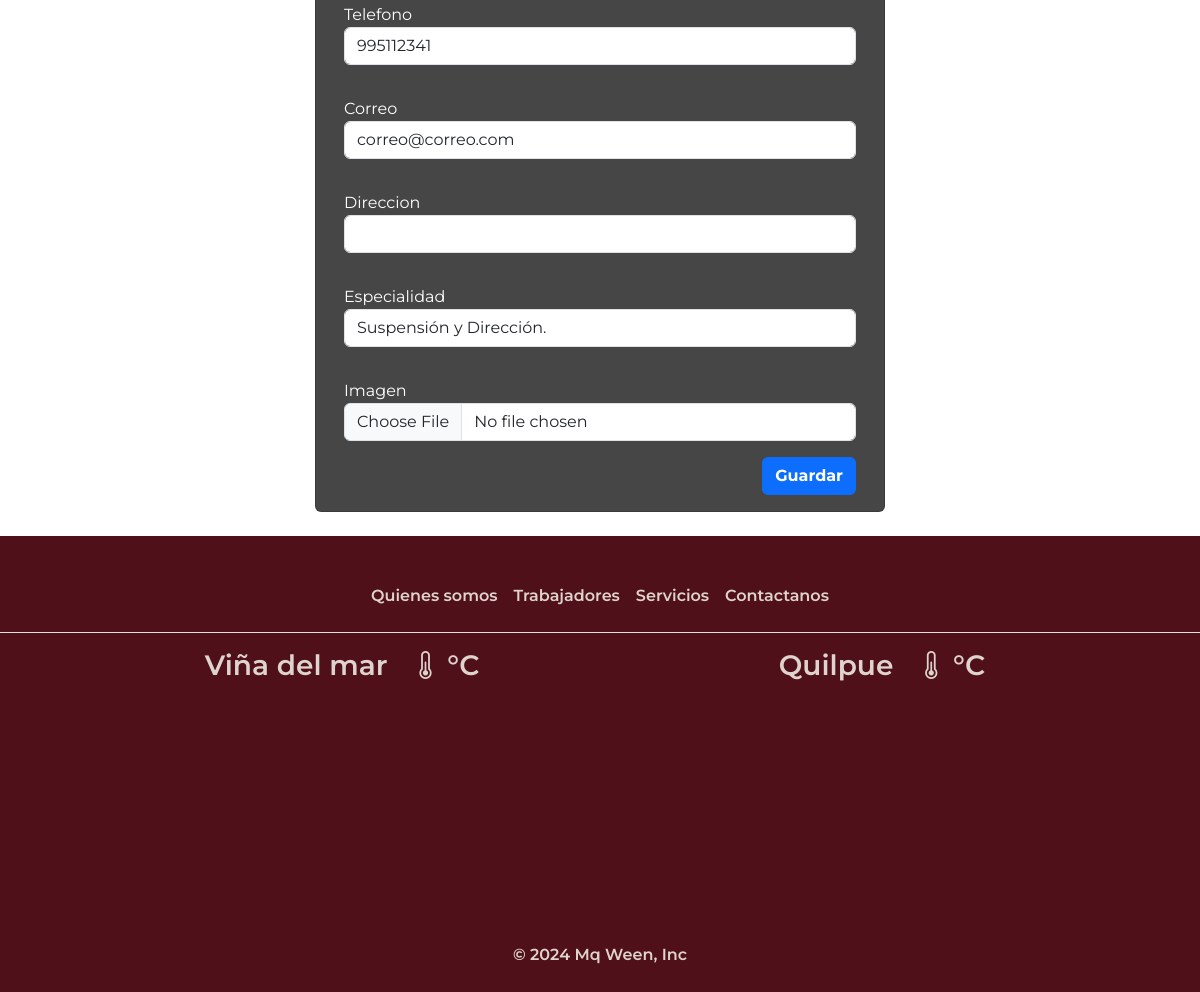
The app's page /mecanico_add/3/ (lower part), older data.
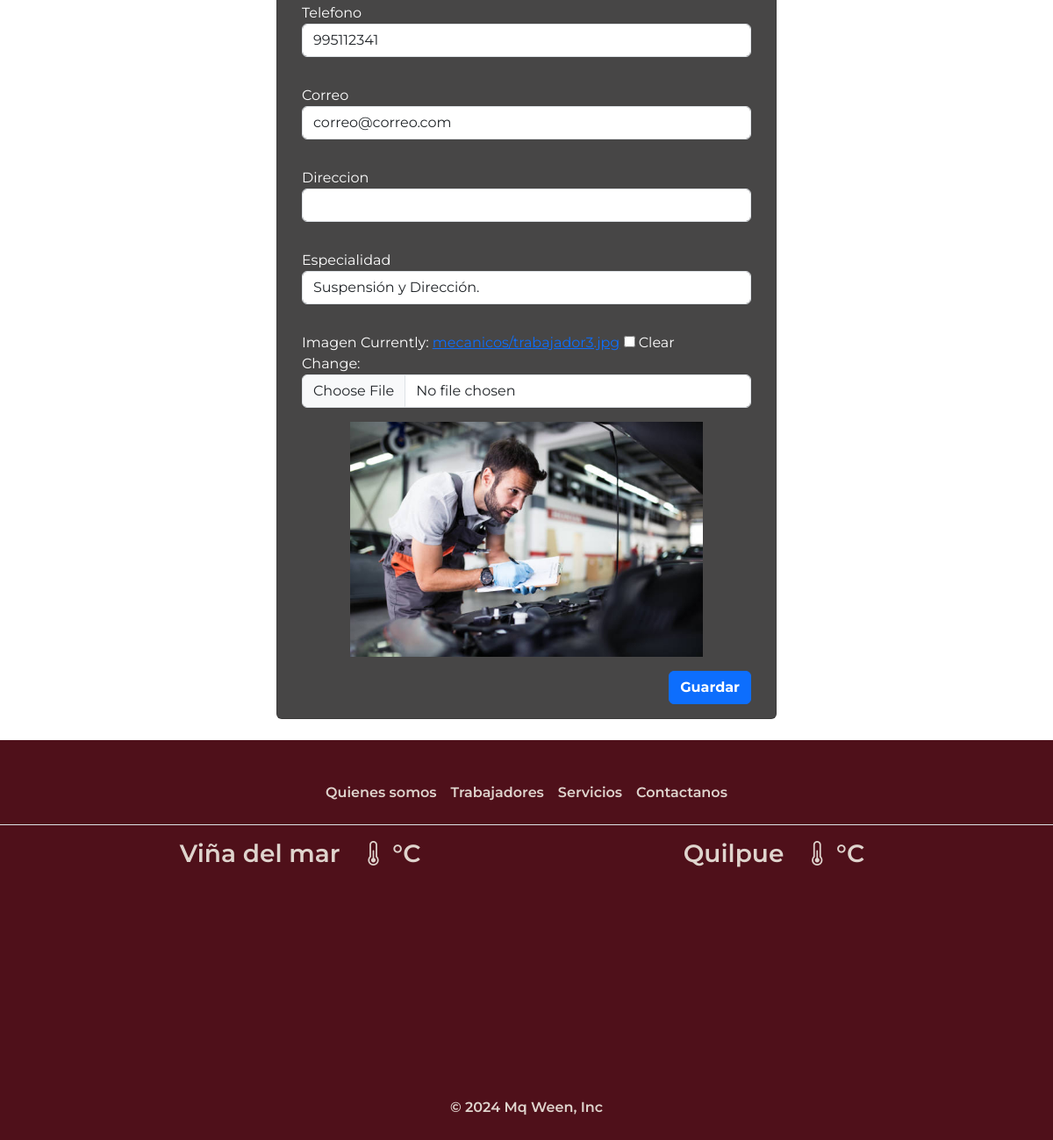
The same page, newer data.
### base/models.py (models this page shows, shortened)
class mecanico(models.Model):
    id_mecanico = models.AutoField(primary_key=True)
    nombre = models.CharField(max_length=50)
    apellido = models.CharField(max_length=50)
    telefono = models.IntegerField(validators=[MaxValueValidator(9999999999)])
    correo = models.CharField(max_length=50)
    sucursal = models.CharField(max_length=50,null=True, blank=True)
    especialidad = models.CharField(max_length=50)
    experiencia = models.CharField(max_length=50)
    descripcion = models.TextField(default='Sin descripción')
    imagen = models.ImageField(upload_to='mecanicos', null=True, blank=True)

### base/views.py (the view)
# urls.py: path('mecanico_add/', views.mecanico_add, name='mecanico_add_no_id'),
def mecanico_add(request, id_mecanico=None):
    instance = get_object_or_404(mecanico, id_mecanico=id_mecanico) if id_mecanico else None
    if request.method == 'POST':
        form = mecanicoForm(request.POST,request.FILES ,instance=instance)
        if form.is_valid():
            mecanico_instance = form.save(commit=False)
            mecanico_instance.fecha_ingreso = datetime.now()
            mecanico_instance.save()
            if id_mecanico:
                mensaje = 'Mecanico actualizado correctamente'
            else:
                mensaje = 'Mecanico agregado correctamente'
            form = mecanicoForm(instance=mecanico_instance)
            context = {'mensaje':mensaje,'form': form}
            return render(request, 'base/mecanico_add.html', context)
        else:
            form = mecanicoForm(instance=instance)
            return render(request, 'base/mecanico_add.html', {'form': form})
    else:
        form = mecanicoForm(instance=instance)
        return render(request, 'base/mecanico_add.html', {'form': form})

### base/forms.py
class mecanicoForm(forms.ModelForm):
    nombre = forms.CharField(required=True,max_length=50)
    apellido = forms.CharField(required=True,max_length=50)
    telefono = forms.IntegerField(required=True,validators=[MaxValueValidator(9999999999)])
    correo = forms.EmailField(required=True,max_length=50)
    direccion = forms.CharField(required=True,max_length=50)
    especialidad = forms.CharField(required=True,max_length=50)
    imagen = forms.ImageField(required=False)
    class Meta:
        model = mecanico
        fields = ['nombre', 'apellido', 'telefono', 'correo', 'direccion', 'especialidad','imagen']

### base/templates/base/mecanico_add.html (shortened to what this page needs)
{% extends '../base.html' %}
{% load static %}
{% load widget_tweaks %}
{% block content %}
    <section style="height: 100%; margin-top: 5rem; background-color: var(--blanco);">
        <div class="container mt-5">
            <div class="row justify-content-center">
                <div class="card col-md-6" style="background-color: var(--gris);">
                    <form method="POST" enctype="multipart/form-data">
                        {% for field in form %}
                            <div class="form-group text-white p-3">
                                <label for="{{ field.id_for_label }}">{{ field.label }}</label>
                                {% if field.errors %}
                                    {{ field|add_class:"form-control is-invalid" }}
                                    {% for error in field.errors %}
                                        <div class="alert alert-danger">{{ error }}</div>
                                    {% endfor %}
                                {% else %}
                                    {{ field|add_class:"form-control" }}
                                {% endif %}
                            </div>
                        {% endfor %}
                        {% if form.instance.imagen %}
                            <div  class="row justify-content-center mb-3">
                                <img class="rounded w-75" id="imagenPreview" src="{{ form.instance.imagen.url }}" alt="Imagen del mecanico">
                            </div>
                        {% endif %}
                        <div class="text-end mx-3">
                            <button type="submit" class="btn btn-primary fw-bold mb-3">Guardar</button>
                    </form>
                </div>
            </div>
        </div>
        <br>
    </section>
    {% endblock %}

Row changes from the older to the newer data that the page shows:
changed mecanico "correo@correo.com": instance.imagen: picture added
Text that changed along with them:
new list line: "Currently: mecanicos/trabajador3.jpg Clear Change: ☐"
